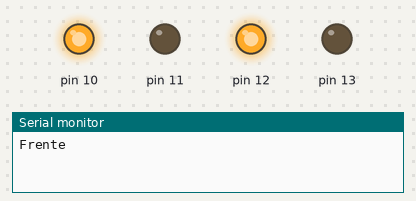
The sketch below on a simulated Arduino Uno, built with avr-gcc and run on an emulated ATmega328P. On the bench: output pins drawn as LEDs (lit = HIGH), the last lines printed to the serial monitor.

Above: at 0.5 s.
At 3.5 s:
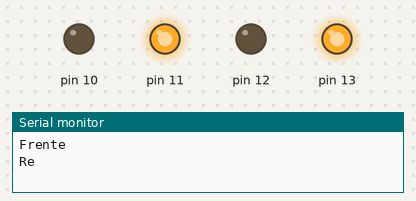
At 6.5 s:
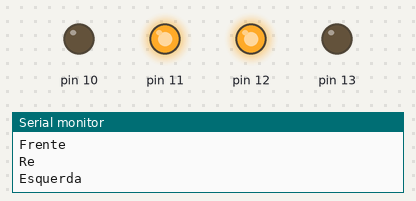
At 9.5 s:
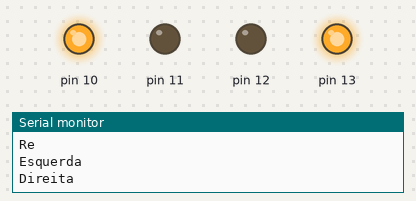
At 12.0 s:
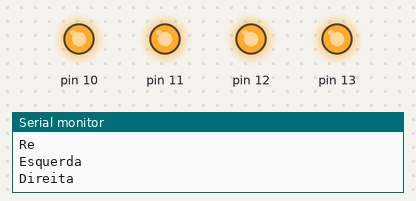
Timing chart, 0 to 18.2 s (numbered marks = the images above):
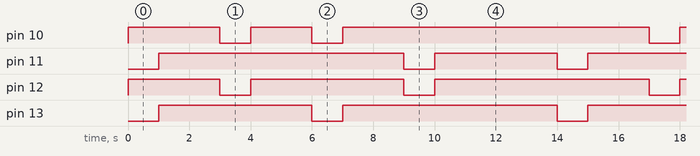

The sketch:

motor.ino
```cpp
#include "l9110.h"

L9110 motoresRobo(11, 10, 13, 12);

void setup()
{
  Serial.begin(9600);
}

void loop()
{
  int tempoParado = 2000;
  Serial.println("Frente");
  motoresRobo.frente(255,1000);
  motoresRobo.parar();
  delay(tempoParado);
  Serial.println("Re");
  motoresRobo.re(255,1000);
  motoresRobo.parar();
  delay(tempoParado);
  Serial.println("Esquerda");
  motoresRobo.esquerda(255,1000);
  motoresRobo.parar();
  delay(tempoParado);
  Serial.println("Direita");
  motoresRobo.direita(255,1000);
  motoresRobo.parar();
  delay(tempoParado);
  Serial.println("Parar");
  motoresRobo.parar();
  delay(tempoParado);
}
```

l9110.cpp
```cpp
#include "l9110.h"

#include <Arduino.h>

L9110::L9110(int pinVelE, int pinDirE, int pinVelD, int pinDirD)
{
  _pinVelocidadeMotorEsquerdo = pinVelE;
  _pinDirecaoMotorEsquerdo = pinDirE;
  _pinVelocidadeMotorDireito = pinVelD;
  _pinDirecaoMotorDireito = pinDirD;
  _tempoMaximoMovimento = 3000;

  pinMode(_pinVelocidadeMotorEsquerdo, OUTPUT);
  pinMode(_pinDirecaoMotorEsquerdo, OUTPUT);
  pinMode(_pinVelocidadeMotorDireito, OUTPUT);
  pinMode(_pinDirecaoMotorDireito, OUTPUT);
}

void L9110::frente(int velocidade, int tempo)
{
  digitalWrite(_pinDirecaoMotorEsquerdo, HIGH);
  digitalWrite(_pinDirecaoMotorDireito, HIGH);
  analogWrite(_pinVelocidadeMotorEsquerdo, 255 - velocidade);
  analogWrite(_pinVelocidadeMotorDireito, 255 - velocidade);
  if (tempo > _tempoMaximoMovimento)
  {
    delay(_tempoMaximoMovimento);
  }
  else
  {
    delay(tempo);
  }
}

void L9110::re(int velocidade, int tempo)
{
  digitalWrite(_pinDirecaoMotorEsquerdo, LOW);
  digitalWrite(_pinDirecaoMotorDireito, LOW);
  analogWrite(_pinVelocidadeMotorEsquerdo, velocidade);
  analogWrite(_pinVelocidadeMotorDireito, velocidade);
  if (tempo > _tempoMaximoMovimento)
  {
    delay(_tempoMaximoMovimento);
  }
  else
  {
    delay(tempo);
  }
}

void L9110::esquerda(int velocidade, int tempo)
{
  digitalWrite(_pinDirecaoMotorEsquerdo, LOW);
  digitalWrite(_pinDirecaoMotorDireito, HIGH);
  analogWrite(_pinVelocidadeMotorEsquerdo, velocidade);
  analogWrite(_pinVelocidadeMotorDireito, 255 - velocidade);
  if (tempo > _tempoMaximoMovimento)
  {
    delay(_tempoMaximoMovimento);
  }
  else
  {
    delay(tempo);
  }
}

void L9110::direita(int velocidade, int tempo)
{
  digitalWrite(_pinDirecaoMotorEsquerdo, HIGH);
  digitalWrite(_pinDirecaoMotorDireito, LOW);
  analogWrite(_pinVelocidadeMotorEsquerdo, 255 - velocidade);
  analogWrite(_pinVelocidadeMotorDireito, velocidade);
  if (tempo > _tempoMaximoMovimento)
  {
    delay(_tempoMaximoMovimento);
  }
  else
  {
    delay(tempo);
  }
}

void L9110::parar()
{
  digitalWrite(_pinDirecaoMotorEsquerdo, HIGH);
  digitalWrite(_pinDirecaoMotorDireito, HIGH);
  analogWrite(_pinVelocidadeMotorEsquerdo, 255);
  analogWrite(_pinVelocidadeMotorDireito, 255);
}
```

l9110.h
```cpp
#ifndef L9110_H
#define L9110_H

#include <Arduino.h>

/*
  Classe para controle do motor DC com o driver L9110. Contêm 4 movimentos
  básicos: frente, ré, esquerda e direita.
  Código baseado no código feito por Luis Martins, https://github.com/Natalnet/ura-codes/blob/master/codigos/arduino/uracar/include/L9110H.h,
  e Orivaldo, https://github.com/Natalnet/lib_ura_esp/tree/master/ESP32/L9110.

  ## Motor A - Esquerdo
  # Sugestão de Pinos
  #A_IA  -->  Motor A PWM Speed --> 11
  #A_IB  -->  Motor A Direction --> 10

  ## Motor B - Direito
  # Sugestão de Pinos
  #B_IA  -->  Motor B PWM Speed --> 13
  #B_IB  -->  Motor B Direction --> 12

*/

class L9110
{
  public:
    L9110(); // Construtor padrão
    L9110(int pinVelE, int pinDirE, int pinVelD, int pinDirD);
    void frente(int velocidade = 255, int tempo = 1000);
    void re(int velocidade = 255, int tempo = 1000);
    void esquerda(int velocidade = 255, int tempo = 1000);
    void direita(int velocidade = 255, int tempo = 1000);
    void parar();
  private:
    int _pinVelocidadeMotorEsquerdo;
    int _pinVelocidadeMotorDireito;
    int _pinDirecaoMotorEsquerdo;
    int _pinDirecaoMotorDireito;
    int _tempoMaximoMovimento;
};

#endif
```

Measured:
- by itself, pin 10: repeats every 14.0 s: LOW 1.0 s, HIGH 2.0 s, LOW 1.0 s, HIGH 10.0 s
- by itself, pin 11: repeats every 14.0 s: LOW 1.0 s, HIGH 4.0 s, LOW 1.0 s, HIGH 8.0 s
- by itself, pin 12: repeats every 14.0 s: LOW 1.0 s, HIGH 5.0 s, LOW 1.0 s, HIGH 7.0 s
- by itself, pin 13: repeats every 14.0 s: LOW 1.0 s, HIGH 7.0 s, LOW 1.0 s, HIGH 5.0 s
